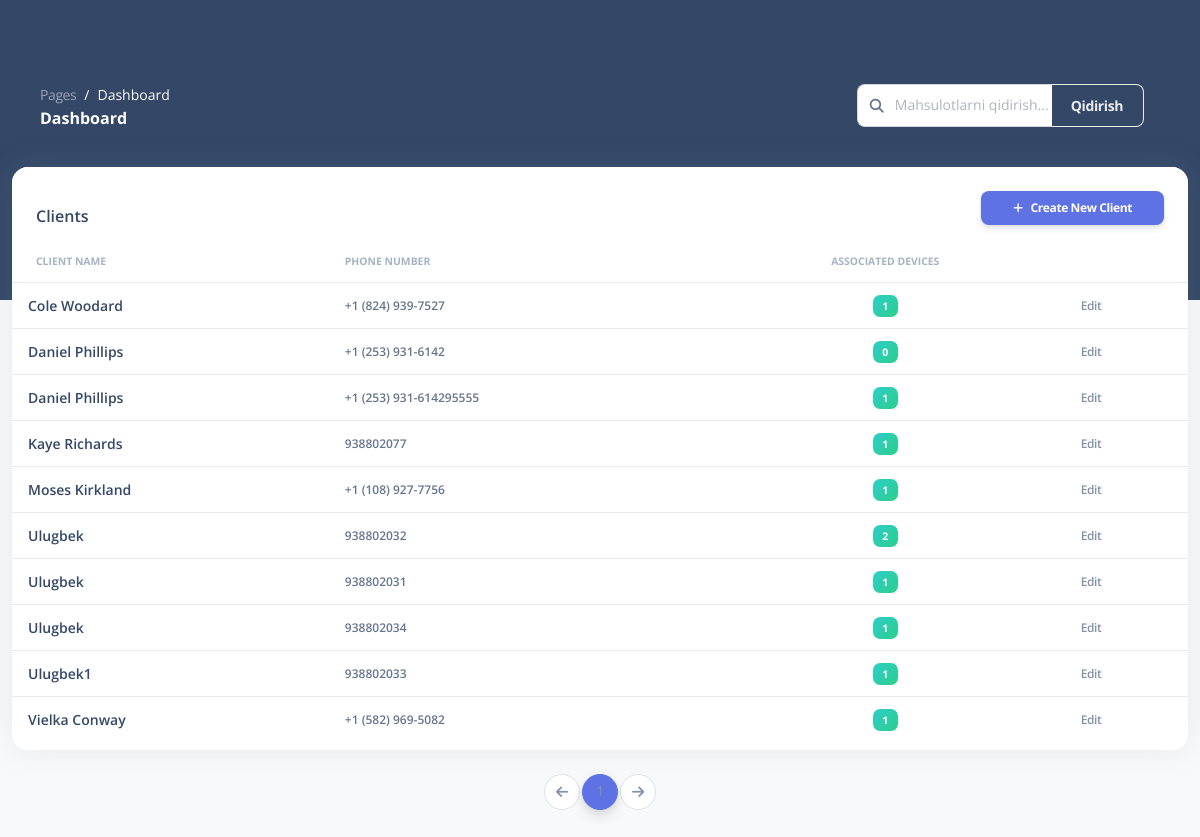
/product/client/, run on the app's committed database.
### product/models.py (models this page shows, shortened)
class Client(models.Model):
    name = models.CharField(max_length=255, verbose_name="Client Name")
    phone = models.CharField(
        max_length=15,
        unique=True,
        verbose_name="Phone Number",
        help_text="Enter the phone number (up to 15 digits)."
    )

### product/views.py (the view)
# urls.py: path('client/', views.client_list, name='client_list'),
def client_list(request):
    query = request.GET.get('q', '')
    clients = Client.objects.annotate(product_count=Count('products')).filter(
        Q(name__icontains=query) | Q(phone__icontains=query)
    ).order_by('name')
    paginator = Paginator(clients, 10)
    page_number = request.GET.get('page')
    page_obj = paginator.get_page(page_number)
    return render(request, 'pages/client_table.html', {'page_obj': page_obj, 'query': query})

### templates/pages/client_table.html
{% extends 'pages/base.html' %}
{% block content %}
<div class="container-fluid py-4">
    <div class="row">
        <div class="col-12">
            <div class="card mb-4">
                <div class="card-header pb-0 d-flex justify-content-between align-items-center">
                    <h6 class="mb-0">Clients</h6>
                    <a href="{% url 'product_create' %}" class="btn btn-primary btn-sm">
                        <i class="fas fa-plus me-2"></i>Create New Client
                    </a>
                </div>
                <div class="card-body px-0 pt-0 pb-2">
                    <div class="table-responsive p-0">
                        <table class="table align-items-center mb-0">
                            <thead>
                            <tr>
                                <th class="text-uppercase text-secondary text-xxs font-weight-bolder opacity-7">Client
                                    Name
                                </th>
                                <th class="text-uppercase text-secondary text-xxs font-weight-bolder opacity-7 ps-2">
                                    Phone Number
                                </th>
                                <th class="text-center text-uppercase text-secondary text-xxs font-weight-bolder opacity-7">
                                    Associated Devices
                                </th>
                                <th class="text-secondary opacity-7"></th>
                            </tr>
                            </thead>
                            <tbody>
                            {% for client in page_obj %}
                            <tr>
                                <td>
                                    <div class="d-flex px-2 py-1">
                                        <div class="d-flex flex-column justify-content-center">
                                            <h6 class="mb-0 text-sm">{{ client.name }}</h6>
                                        </div>
                                    </div>
                                </td>
                                <td>
                                    <p class="text-xs font-weight-bold mb-0">{{ client.phone }}</p>
                                </td>
                                <td class="align-middle text-center text-sm">
                                    <span class="badge badge-sm bg-gradient-success">{{ client.product_count }}</span>
                                </td>
                                <td class="align-middle">
                                    <a href="{% url 'client_detail' client.id %}"
                                       class="text-secondary font-weight-bold text-xs" data-toggle="tooltip"
                                       data-original-title="Edit client">
                                        Edit
                                    </a>
                                </td>
                            </tr>
                            {% endfor %}
                            </tbody>
                        </table>
                    </div>
                </div>
            </div>
        </div>
    </div>
    <nav aria-label="Page navigation example">
        <ul class="pagination justify-content-center">
            {% if page_obj.has_previous %}
            <li class="page-item">
                <a class="page-link" href="?page={{ page_obj.previous_page_number }}&q={{ query }}" tabindex="-1">Previous</a>
            </li>
            {% else %}
            <li class="page-item disabled">
                <a class="page-link" href="#" tabindex="-1"><i class="fa-solid fa-arrow-left"></i></a>
            </li>
            {% endif %}
            {% for num in page_obj.paginator.page_range %}
            {% if page_obj.number == num %}
            <li class="page-item active"><a class="page-link" href="?page={{ num }}&q={{ query }}">{{ num }}</a></li>
            {% elif num > page_obj.number|add:'-3' and num < page_obj.number|add:'3' %}
            <li class="page-item"><a class="page-link" href="?page={{ num }}&q={{ query }}">{{ num }}</a></li>
            {% endif %}
            {% endfor %}
            {% if page_obj.has_next %}
            <li class="page-item">
                <a class="page-link" href="?page={{ page_obj.next_page_number }}&q={{ query }}">Next</a>
            </li>
            {% else %}
            <li class="page-item disabled">
                <a class="page-link" href="#"><i class="fa-solid fa-arrow-right"></i></a>
            </li>
            {% endif %}
        </ul>
    </nav>
</div>
{% endblock %}

### data on the page
Client: name "Cole Woodard", phone "+1 (824) 939-7527", product_count "1"
Client: name "Daniel Phillips", phone "+1 (253) 931-6142", product_count "0"
Client: name "Daniel Phillips", phone "+1 (253) 931-614295555", product_count "1"
Client: name "Kaye Richards", phone "938802077", product_count "1"
Client: name "Moses Kirkland", phone "+1 (108) 927-7756", product_count "1"
Client: name "Ulugbek", phone "938802032", product_count "2"
Client: name "Ulugbek", phone "938802031", product_count "1"
Client: name "Ulugbek", phone "938802034", product_count "1"
Client: name "Ulugbek1", phone "938802033", product_count "1"
Client: name "Vielka Conway", phone "+1 (582) 969-5082", product_count "1"

### other printed values
{{ num }} "1"
